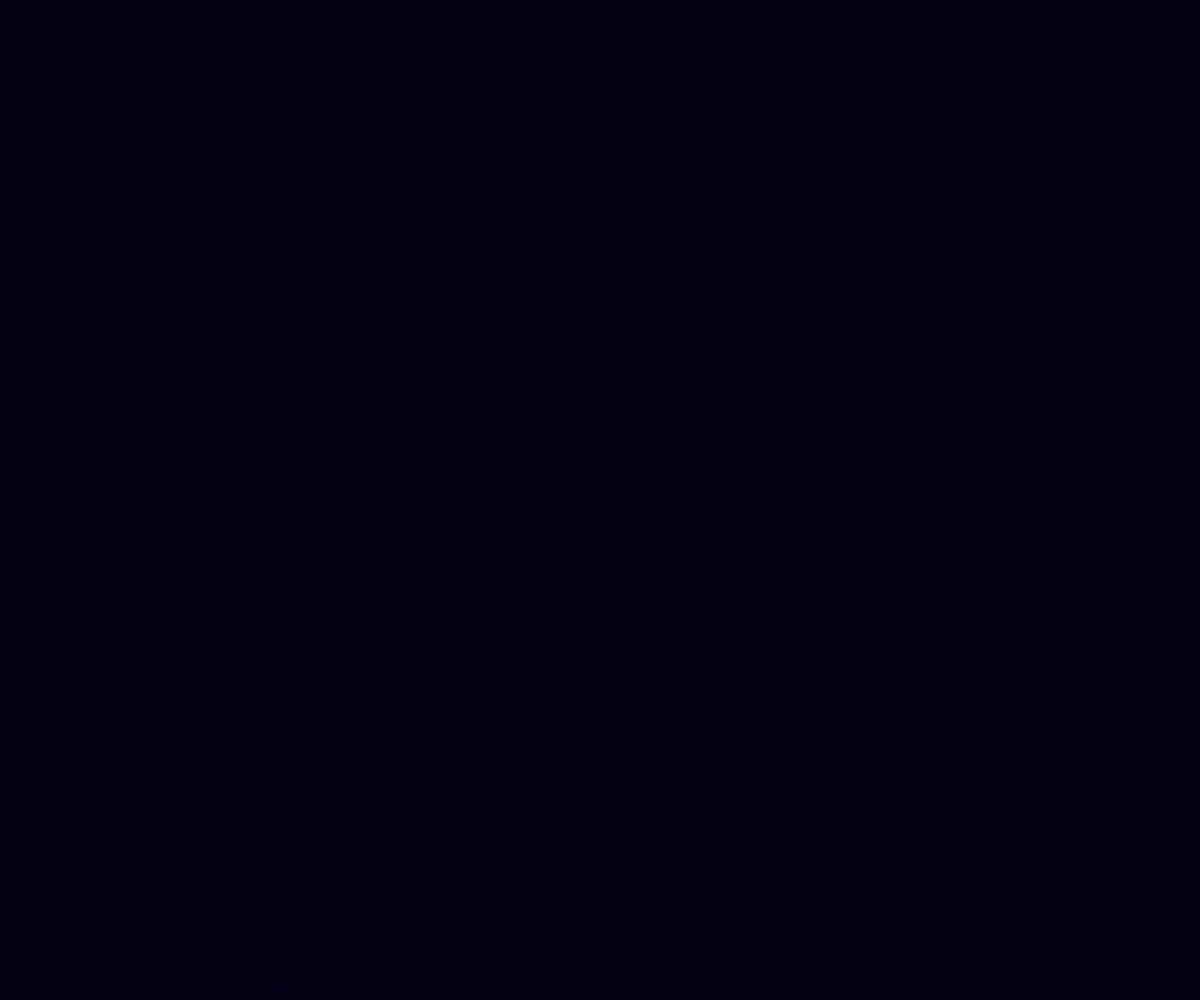
Frame 1 (no input)
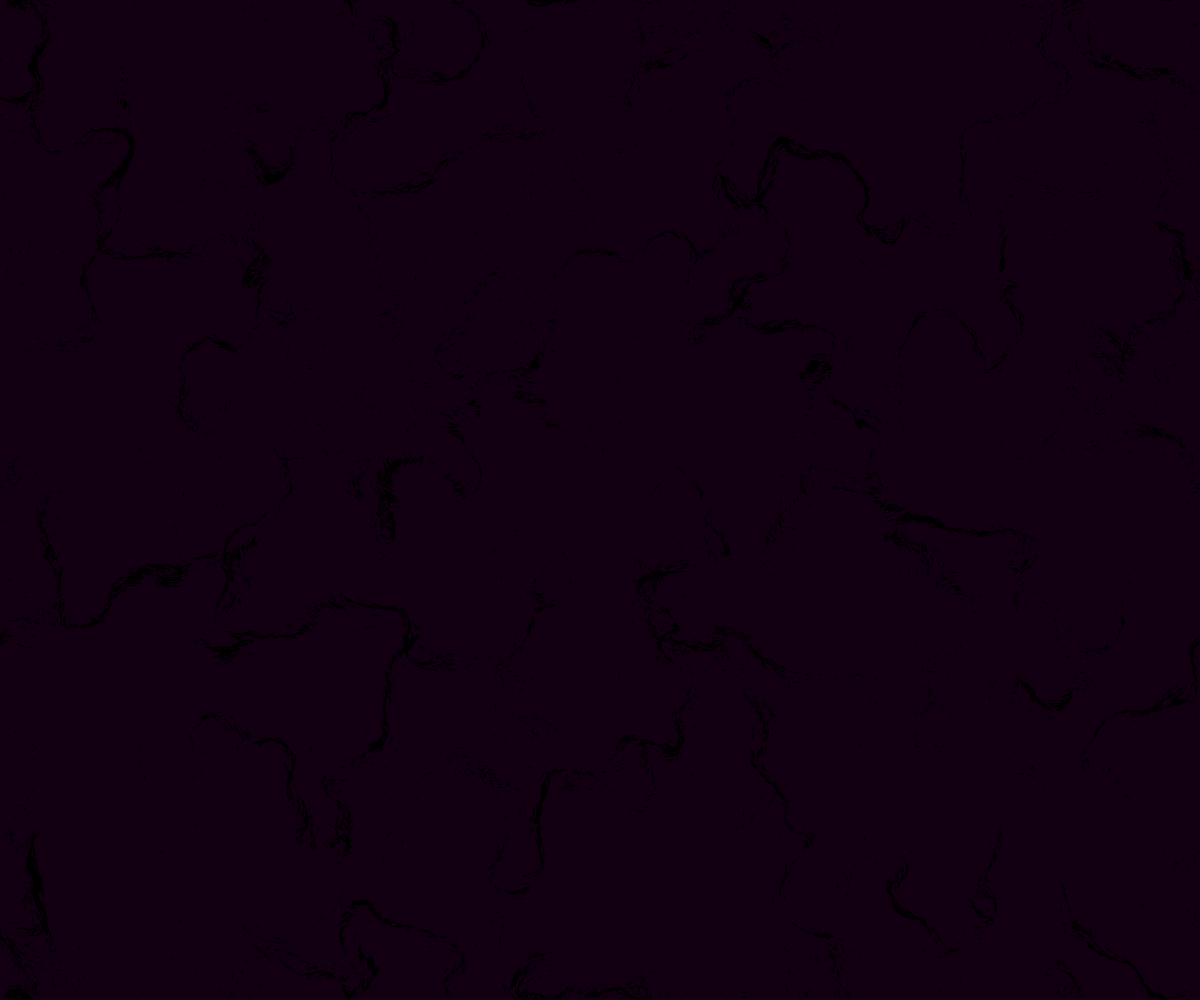
Frame 60 (no input)
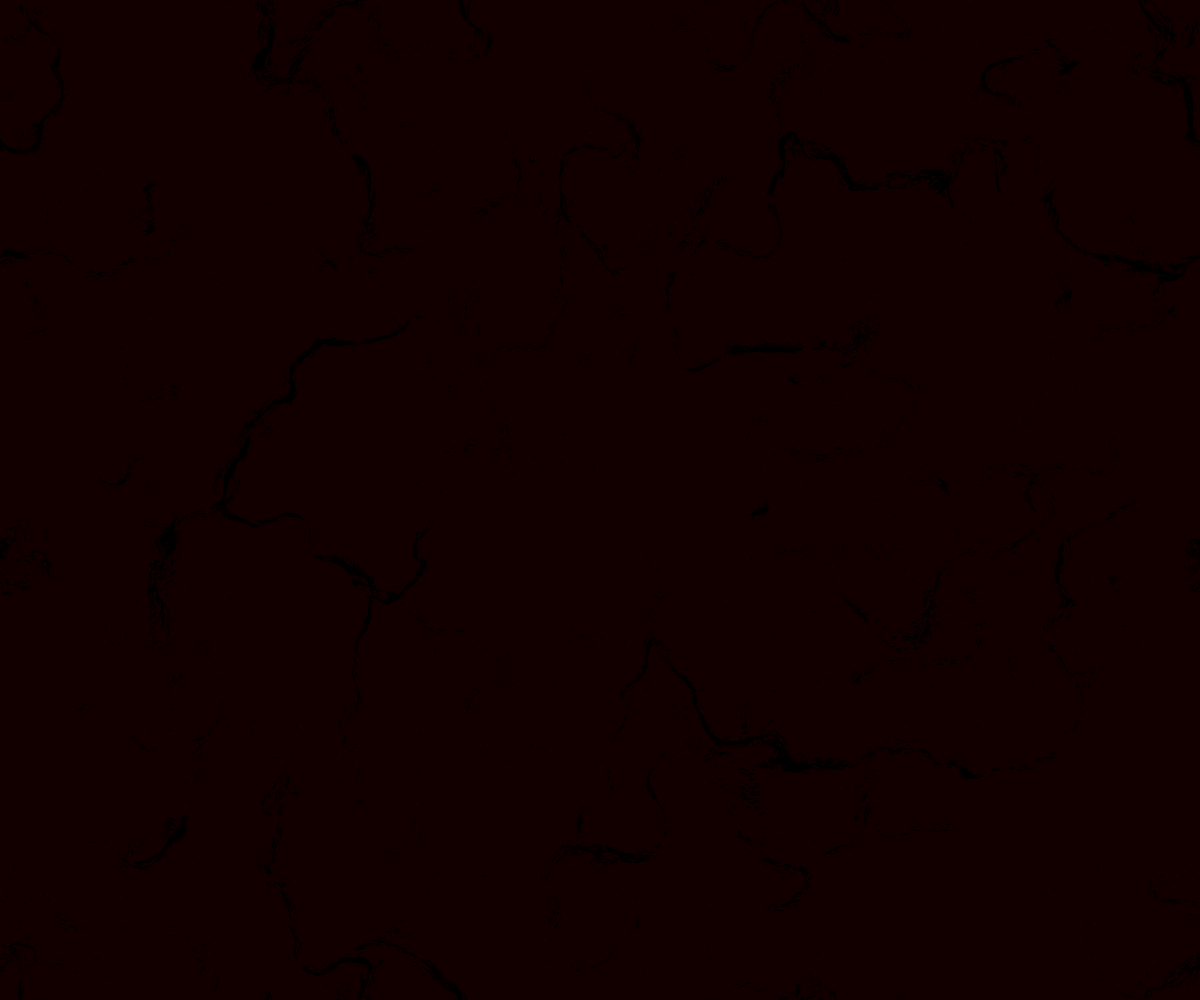
Frame 120 (the mouse pressed at the canvas centre since frame 60)

The p5.js sketch that drew these frames (run headless with seeded random() and noise() and a simulated clock; from frame 60 on, the mouse is pressed at the canvas centre):

// p5.js sketch
// ── sketch.js
let inc;
let scl;
let cols, rows;
var fr;

var zOff;

var particles = [];
var flowField = [];

var hu;
var hueShift;
var drawType = 1;
var fade = 0;
var fadeIn = 0.005;

function setup(){
	createCanvas(windowWidth, windowHeight);
	fr = createP('');
	colorMode(HSB);
	reset();
}

function reset(){
	zOff = 0;
	inc = 0.1;
	scl = 10;
	cols = floor(width / scl);
	rows = floor(height / scl);
	hu = 0;
	hueShift = 1;

	flowField = new Array(cols * rows);
	for (let i = 0; i < 15000; i++) {
		particles[i] = new Particle();
	}
	if (drawType === 2){
		background(0);
	} else if (drawType === 5){
		background(360);
	}
}

function draw(){
	if (drawType === 1) {
		background((hu+240) % 359, 359, 7);
	}
	let yOff = 0;
	for (let y = 0; y < rows; y++) {
		let xOff = 0;
		for (let x = 0; x < cols; x++) {
			var index = (x + y * cols);
			let angle = noise(xOff, yOff, zOff) * TWO_PI * 4;
			var v = p5.Vector.fromAngle(angle);
			// v.setMag(5);
			flowField[index] = v;
			xOff += inc;
		}
		yOff += inc;
	}
	for (let i = 0; i < particles.length; i++) {
		const p = particles[i];
		p.follow(flowField);
		if (drawType === 1 || drawType === 2) {
			let pHue = hu;
			pHue += map(i, 0, particles.length, 0, 120);
			if (pHue > 359) pHue %= 359;
			stroke(pHue, 100, 75, 50);
		} else if (drawType === 4) {
			let pHue = hu;
			pHue += map(i, 0, particles.length, 0, 10);
			if (pHue > 100) pHue %= 100;
			stroke(0, 0, pHue, 5);
		} else if (drawType === 5) {
			stroke(0, 0, 0, 0.01);
		}
		p.show();
		p.update();
	}
	fr.html(floor(frameRate()));
	zOff+=0.01;
	shiftHue();
}

function shiftHue() {
	hu += hueShift;
	if (hu > 359) hu = 0;
}

function windowResized() {
  resizeCanvas(windowWidth, windowHeight);
	reset();
}

function keyPressed() {
	console.log(key);
	
	if (key === '1') { // rainbow on black
		drawType = 1;
	} else if (key === '2') { // rainbow
		drawType = 2;
	} else if (key === '3') { // retains color,  will fill the screen over time.
		drawType = 3;
	} else if (key === '4') { // greyScale 
		drawType = 4;
	} else if (key === '5') { // example, draws faint black lines on white, will fill the screen with black over time.
		background(360);
		drawType = 5;
	} else if (['a', 'ArrowLeft'].includes(key)) {
		updateDrawType(-1);
	} else if (['d', 'ArrowRight', ' '].includes(key)) {
		updateDrawType(1);
	}
}

function mouseClicked() {
	if (mouseButton == LEFT) {
		updateDrawType(1);
	}
}

function updateDrawType(dir) {
	drawType += dir;
	if (drawType === 5) {
		background(360);
	}
	if (drawType > 5) {
		drawType = 1;
		return;
	}
	if (drawType < 1) {
		background(360);
		drawType = 5;
	}
}

// ── particle.js
function Particle() {
	this.pos = createVector(random(width), random(height));
	this.vel = createVector(0, 0);
	this.acc = createVector(0, 0);
	this.maxSpeed = 4;
	this.prevPos = this.pos.copy();

	this.update = function() {
		this.prevPos = this.pos.copy();
		this.vel.add(this.acc);
		this.vel.limit(this.maxSpeed);
		this.pos.add(this.vel);
		this.acc.mult(0);
		this.edges();
	}

	this.applyForce = function(force) {
		this.acc.add(force);
	}

	this.show = function(col = color(0, 5)) {
		stroke(col);
		strokeWeight(1);
		line(this.pos.x, this.pos.y, this.prevPos.x, this.prevPos.y);
	}

	this.edges = function() {
		if(this.pos.x > width) {
			this.prevPos.x = 0;
			this.pos.x = 0;
		}
		if(this.pos.x < 0) {
			this.prevPos.x = width;
			this.pos.x = width;
		}
		if(this.pos.y > height) {
			this.prevPos.y = 0;
			this.pos.y = 0;
		}
		if(this.pos.y < 0) {
			this.prevPos.y = height;
			this.pos.y = height;
		}
	}

	this.follow = function(vectors) {
		var x = floor(this.pos.x / scl);
		var y = floor(this.pos.y / scl);
		var index = x + y * cols;
		var force = vectors[index];
		this.applyForce(force);
	}
}
